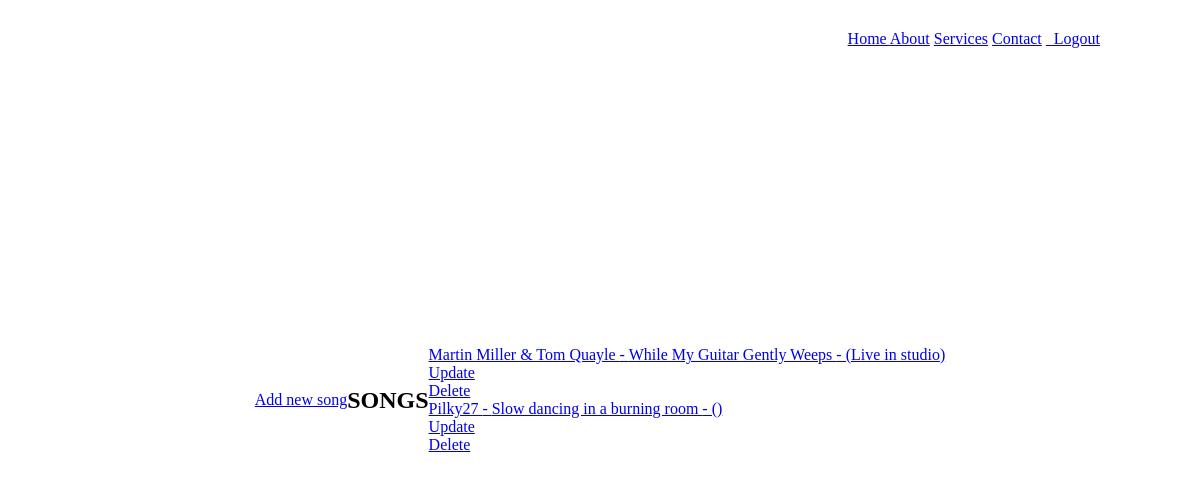
The page /songs_list (signed in) on the database its author committed.
### app_player/models.py (models this page shows, shortened)
class Song(Model):
    user = ForeignKey(CustomUser, on_delete=CASCADE, default=1)
    band = CharField(max_length=30, null=False)
    song_title = CharField(max_length=30, null=False)
    song_url = CharField(max_length=15, null=False)
    description = TextField(blank=True, null=True)

### app_player/views.py (the view)
# urls.py: path('songs_list', PlayerView.as_view(), name='songs_list'),
class PlayerView(ListView):
    template_name = 'songs.html'
    model = Song
    def get_queryset(self):
        return Song.objects.filter(user=self.request.user)

### app_player/templates/songs.html (shortened to what this page needs)
{% extends "base.html" %}
{% load static %}
{% block content %}
    <h2> SONGS </h2>
    <div class="jumbotron">
        <ul>
            {% for song in object_list %}
                {% if temp1 == temp2 %}
                    <section>
                        <div class="input">
                            <div class="s_list">
                                <a href="{% url 'looper' pk=song.id %}">
                                    {{ song.band }} - {{ song.song_title }} - ({{ song.description }})
                                </a>
                            </div>
                            <div class="s_button">
                                <a class="btn btn-primary btn-sm" href="{% url 'update_song' pk=song.id %}"
                                   role="button">Update
                                </a>
                            </div>
                             <div class="s_button">
                                <a class="btn btn-primary btn-sm" href="{% url 'delete_song' pk=song.id %}"
                                   role="button">Delete
                                </a>
                            </div>
                        </div>
                    </section>
                {% endif %}
            {% endfor %}
        </ul>
    </div>
{% endblock %}

### static/base.css (style rules this page uses)
* { margin: 0; padding: 0; box-sizing: border-box; }
body { display: flex; justify-content: center; align-items: center; min-height: 100vh; background-image: url('./zblizenie-w-centrum-uwagi-strun-na-gitarze-basowej-na-niewyraznym-czarnym-tle.jpg'); background-repeat: no-repeat; background-attachment: fixed; background-size: cover; background-position: center; }

### rows shown on the page
Song: band "Martin Miller & Tom Quayle", song_title "While My Guitar Gently Weeps", description "Live in studio"
Song: band "Pilky27", song_title "Slow dancing in a burning room"
